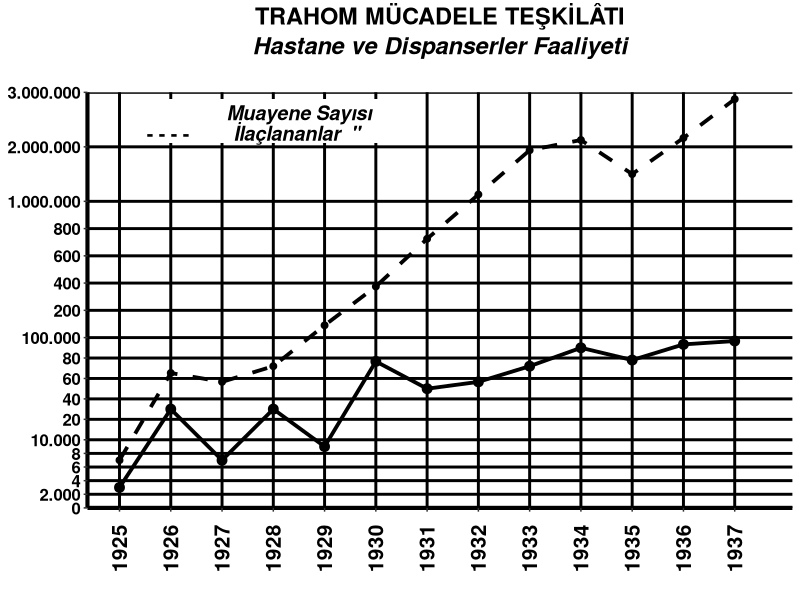

This chart was generated by the following R code:


Sys.setlocale(locale = "Turkish")
library(ggplot2)
tarih <- seq(1925,1937)
miktar <- c(3000,14500,7000,14500,9000,21500,17500,18500,20800,23500,21700,24000,24500)
miktar2 <- c(7000,19800,18500,20800,26800,32500,39500,46000,52500,54000,49000,54300,60000)
trahommucadele <- data.frame(tarih,miktar,miktar2)
ggplot(trahommucadele, aes(x=tarih)) +
  geom_line(aes(y=miktar), size=1.3) + geom_point(aes(y=miktar), size=3)+
  geom_line(aes(y=miktar2), size=1.3, linetype="dashed") + geom_point(aes(y=miktar2), size=2) +
  labs(title = "TRAHOM MÜCADELE TEŞKİLÂTI",
       subtitle = "Hastane ve Dispanserler Faaliyeti
       ",
       caption = "1925 \u2013 1937") +
  theme_classic() +
  theme(panel.grid.major = element_line(colour = "black", size = 1)) +
  theme(plot.title = element_text(hjust = 0.5, size = 17, face = "bold")) +
  theme(plot.subtitle = element_text(hjust = 0.5, size = 17, face = "bold.italic")) +
  theme(axis.title = element_blank())  +
  theme(plot.caption = element_text(hjust = 0.5, vjust = 149, face = "bold", size = 17)) +
  theme(axis.text.x = element_text(size=15, face="bold",hjust = 0.7, vjust = 0.5, angle = 89.9, colour = "black")) +
  theme(axis.text.y = element_text(size=12, face="bold", colour = "black")) +
  theme(axis.line.x = element_line(size = 1.4)) +
  theme(axis.line.y = element_line(size = 1.4)) +
  
  scale_x_continuous(
    limits = c(1925,1937.5),
    breaks = seq(1925,1937),
    labels = c("1925","1926","1927","1928","1929","1930","1931","1932","1933","1934","1935","1936","1937")
  ) +
  scale_y_continuous(
    limits = c(0,61000),
    breaks = c(0,2000,4000,6000,8000,10000,13000,16000,19000,22000,25000,29000,33000,37000,41000,45000,53000,61000),
    labels = c("0","2.000","4","6","8","10.000","20","40","60","80","100.000","200","400","600","800","1.000.000","2.000.000","3.000.000"),
    expand = c(0,0)
  ) +
  annotate(geom="rect", xmin = 1925.1, xmax = 1930.5, ymin = 53500, ymax = 60000, fill = "white" ) +
  annotate(geom="text", x=1928.5,y=58000,label="Muayene Sayısı", size= 5, fontface="bold.italic") +
  annotate(geom="rect", xmin = 1925.5, xmax = 1926.5, ymin = 57900, ymax = 58000, fill = "black" ) +
  annotate(geom="text", x=1928.5,y=55000,label="İlaçlananlar  \" ", size= 5, fontface="bold.italic") +
  annotate(geom="text", x=1926,y=55000,label="- - - - ", size= 5, fontface="bold")
